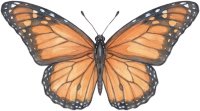
#> input picture assets/butterfly_monarch.png, 200 x 111 px
$ python -i matting.py   (imports and definitions only)
#> lines starting #> are read from the running program, lines starting #| are printed output that depends on the picture; after the words box and inside, x2 and y2 are one past the last pixel; in counts of white or black regions, pixels touching at a corner belong together
#!/usr/bin/env python3
"""
matting.py -- 把 AI 生成的品红底素材抠成透明 PNG，并派生"深水"变体。

抠图思路（对渐变背景鲁棒）：
  1. 品红/粉色背景的特征是 G 通道远低于 R 和 B。用 score = min(R,B) - G 做色键，
     比"到某个固定键色的距离"更能容忍生成图里的背景渐变。
  2. 只从图像边界向内做连通区域生长（region growing），避免把荷花花瓣这类
     偏粉的像素误抠掉——被前景包住的相似色不会被删。
  3. 边界用 smoothstep 做软 alpha + 1px 羽化，再做去色溢(despill)去掉品红毛边。
  4. 最后按面积丢弃小的孤立前景块（右下角 "Qoder AI 生成" 水印就是这种）。
  5. 底图 pond_base 是满幅图，水印用 cv2.inpaint 修复。
"""
import os
import sys
import glob
import numpy as np
import cv2
from PIL import Image

ROOT = os.path.dirname(os.path.dirname(os.path.abspath(__file__)))
SRC = os.path.join(os.path.dirname(ROOT), "vibe_images")
OUT = os.path.join(ROOT, "assets")

# score 阈值：> T_HI 判定为背景，[T_LO, T_HI] 之间做软过渡
T_LO, T_HI = 20.0, 58.0
GROW_TOL = 14.0          # 区域生长时允许的背景相似度（宽松，保证边缘那圈渐变被吃掉）
BORDER_FORCE = 5         # 最外 5px 直接判为背景：生成图的背景在边角总会变暗/退饱和
MIN_COMP_AREA_RATIO = 0.02  # 前景孤立块面积 < 最大块的 2% 则丢弃
MAX_W = {'fish': 340, 'decor': 420, 'creature': 200}   # 素材最长边上限：屏幕上鱼只有 22~150px，
                                      # 900px 的原图除了白白吃内存没有任何用处


def load_rgb(path):
    return np.array(Image.open(path).convert("RGB"), dtype=np.float32)


# [196 lines left out: functions key_score, grow_from_border, despill, fix_magenta_hue, unify_water, tint and 3 more, not called in this run]


def flatten_field(rgb, strength=0.6, sigma_frac=0.09):
    """平场校正：把大尺度的明暗不均（露白斑 / 死黑团）压掉，只留中频的斑驳纹理。
    生成图的水彩洗色总是有几块特别白或特别暗，直接当壁纸会很难看。
    strength=1 完全抹平，0 不动；0.6 保留一点自然起伏。"""
    h, w = rgb.shape[:2]
    sigma = max(6.0, w * sigma_frac)
    out = rgb.copy()
    for c in range(3):
        ch = rgb[..., c].astype(np.float32)
        field = cv2.GaussianBlur(ch, (0, 0), sigma)
        target = np.median(field)
        gain = np.power(np.clip(target / np.maximum(field, 1e-2), 0.55, 1.8), strength)
        out[..., c] = np.clip(ch * gain, 0, 255)
    return out


def soften(rgb, sigma=5.0, hf_keep=0.28):
    """压掉高频细节：生成图爱画"阳光照在圆石头上的高光"，那种立体感会让池底
    看起来像一堆鹅卵石，而参考图只是柔和的藻斑。保留 (1-hf_keep) 的低频就够了。"""
    arr = rgb.astype(np.float32)
    smooth = cv2.GaussianBlur(arr, (0, 0), sigma)
    return np.clip(smooth + (arr - smooth) * hf_keep, 0, 255).astype(np.uint8)


def grade_water(rgb, scale=(0.60, 1.16, 1.32)):
    """把生成图的"橄榄绿"推到参考图那种"青蓝翡翠"。
    实测参考图水面 meanRGB=(41,139,120)、H=169°、S=0.73、B/R=3.2；
    生成图是 (72,126,97)、H=151°、S=0.43、B/R=1.3 —— 差在红通道太重、蓝太轻。
    所以按通道乘一遍就能对上，不用碰色相。"""
    f = np.array(scale, np.float32)
    return np.clip(rgb.astype(np.float32) * f, 0, 255).astype(np.uint8)


def rolloff_highlights(rgb, knee=0.70, ratio=0.42):
    """压高光：平场校正会把大片浅滩提亮成"奶白"，看着像过曝而不像水。
    超过 knee 的亮度只保留 ratio 倍的增量，柔和地压回去。"""
    hsv = cv2.cvtColor(rgb, cv2.COLOR_RGB2HSV_FULL).astype(np.float32)
    v = hsv[..., 2] / 255.0
    over = v > knee
    v2 = np.where(over, knee + (v - knee) * ratio, v)
    hsv[..., 2] = np.clip(v2 * 255.0, 0, 255)
    return cv2.cvtColor(hsv.astype(np.uint8), cv2.COLOR_HSV2RGB_FULL)


def fix_base(path, out_path, crop=0.06):
    """满幅底图：先 inpaint 掉右下角水印，再把四周那圈露白的纸边裁掉
    （生成图的水彩洗色不会正好铺满画布，留边会在桌面上显成一道框）。"""
#> called with path = '../assets/butterfly_monarch.png', out_path = 'out.png', crop = 0.06
    rgb = load_rgb(path).astype(np.uint8)
    h, w = rgb.shape[:2]
#> h = 111; w = 200
    gray = cv2.cvtColor(rgb, cv2.COLOR_RGB2GRAY).astype(np.int32)
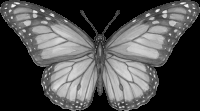
#> gray: shape (111, 200) int32; min 0, max 247, mean 79.1
    rect = np.zeros((h, w), np.uint8)
    rect[int(h * 0.86):, int(w * 0.62):] = 1
    ys, xs = np.where(rect > 0)
    med = int(np.median(gray[ys, xs]))
#> med = 0
    badge = ((gray < med - 45) & (rect > 0)).astype(np.uint8)
#> badge: shape (111, 200); every value is 0
    n_px = int(badge.sum())
#> n_px = 0
    if 200 < n_px < len(ys) * 0.15:
        badge = cv2.dilate(badge, np.ones((5, 5), np.uint8), iterations=2)
        rgb = cv2.inpaint(rgb, badge, 6, cv2.INPAINT_TELEA)
        print(f"  水印 {n_px}px -> inpaint")
    else:
        print(f"  !! 水印检测可疑 ({n_px}px/{len(ys)}px, 中位亮度 {med})，跳过")
#|   !! 水印检测可疑 (0px/1216px, 中位亮度 0)，跳过
    cx, cy = int(w * crop), int(h * crop)
#> cx = 12; cy = 6
    rgb = rgb[cy:h - cy, cx:w - cx]
#> rgb: shape (99, 176, 3)
    before = rgb.astype(np.float32)
    rgb = flatten_field(before, strength=0.62).astype(np.uint8)
#> the loop in flatten_field, `for c in range(3):` made 3 passes
#> target on passes 1 to 3: 133.6, 101.2, 78.04
#> after the loop in flatten_field, `for c in range(3):`:
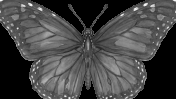
#> ch: shape (99, 176) float32; min 0, max 248, mean 67.6
#> after the loop in flatten_field, `for c in range(3):`:
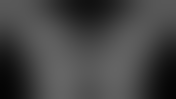
#> field: shape (99, 176) float32; min 4.33, max 101.6, mean 67.9
#> after the loop in flatten_field, `for c in range(3):`:
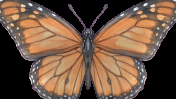
#> out: shape (99, 176, 3) float32; mean R, G, B 109.8, 83.7, 65.6
    rgb = soften(rgb, sigma=8.0, hf_keep=0.32)
#> in soften, `return np.clip(smooth + (arr - smooth) * hf_keep, 0, 255).astype(np.ui..`:
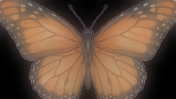
#> returned value: shape (99, 176, 3); mean of channels 0, 1, 2 109.2, 83.1, 64.9; drawn as R, G, B
    rgb = grade_water(rgb)
#> in grade_water, `f = np.array(scale, np.float32)`: f = [0.6, 1.16, 1.32]
    hsv = cv2.cvtColor(rgb, cv2.COLOR_RGB2HSV_FULL).astype(np.float32)
    hsv[..., 1] = np.clip(hsv[..., 1] * 1.10, 0, 255)
    rgb = cv2.cvtColor(np.clip(hsv, 0, 255).astype(np.uint8), cv2.COLOR_HSV2RGB_FULL)
    # 高光压制放在最后：调色会把浅滩再提亮一档，得在它之后收
    rgb = rolloff_highlights(rgb, knee=0.66, ratio=0.40)
#> in rolloff_highlights, `over = v > knee`:
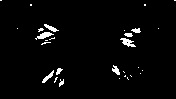
#> over: shape (99, 176) bool; 2.7% white; 29 white regions (20 under 20 px), largest, box (x1, y1, x2, y2) and area: (120, 38, 136, 47) 73, (35, 32, 54, 40) 71, (42, 70, 54, 83) 51
#> in rolloff_highlights, `hsv[..., 2] = np.clip(v2 * 255.0, 0, 255)`: hsv: shape (99, 176, 3) float32; mean R, G, B 112, 97.9, 97.3
    Image.fromarray(rgb, "RGB").save(out_path)
    # 报告校正前后的均匀度（标准差越小越平）
    g0 = cv2.cvtColor(before.astype(np.uint8), cv2.COLOR_RGB2GRAY)
    g1 = cv2.cvtColor(rgb, cv2.COLOR_RGB2GRAY)
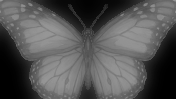
#> g1: shape (99, 176); min 0, max 150, mean 84.3
    print(f"  {os.path.basename(out_path)} {rgb.shape[1]}x{rgb.shape[0]}  "
          f"明暗波动 std {g0.std():.1f} -> {g1.std():.1f} (裁掉四周 {int(crop*100)}% 纸边)")
#|   out.png 176x99  明暗波动 std 73.7 -> 50.5 (裁掉四周 6% 纸边)


FISH = {
    "koi_kohaku": "koi_kohaku_*.png",
    "koi_orange": "koi_orange_*.png",
    "koi_gold": "koi_gold_*.png",
    "koi_panda": "koi_panda_*.png",
    "koi_silver": "koi_silver_*.png",
}
PLANTS = {
    "lotus_pad": "lotus_pad_*.png",
    "lotus_flower": "lotus_flower_*.png",
    "reeds": "reeds_v3_*.png",
    "rocks": "rocks_v3_*.png",
    "duckweed": "duckweed_*.png",
}


CREATURES = {
    "turtle_green": "turtle_green_*.png",
    "turtle_brown": "turtle_brown_*.png",
    "butterfly_monarch": "butterfly_monarch_*.png",
    "butterfly_pale": "butterfly_pale_*.png",
}


# [20 lines left out: function build_weed, not called in this run]


# [60 lines not run here, left out]

>>> result = fix_base('../assets/butterfly_monarch.png', 'out.png')
